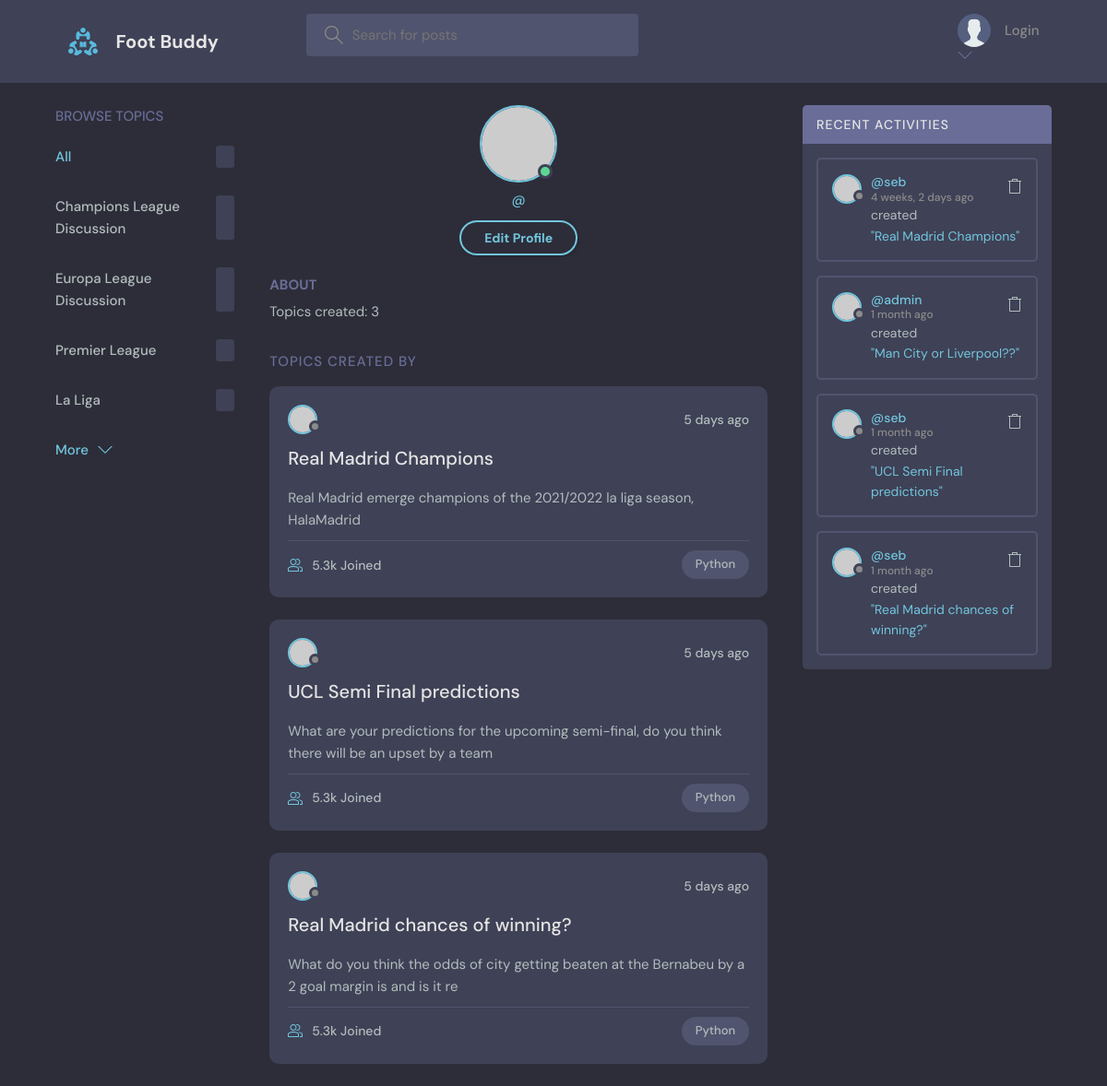
The page /user/2/ on the database its author committed.
### footbuddyapp/models.py (models this page shows, shortened)
class Room(models.Model):
    name = models.CharField(max_length=200)
    mod = models.ForeignKey(User,null=True, on_delete=models.SET_NULL)
    updated = models.DateTimeField(auto_now=True)
    created = models.DateTimeField(auto_now_add=True)
    description = models.TextField()

class Topic(models.Model):
    creator = models.ForeignKey(User, on_delete=models.CASCADE)
    room =  models.ForeignKey(Room, on_delete=models.CASCADE)
    title = models.TextField()
    body = models.TextField()
    updated = models.DateTimeField(auto_now=True)
    created = models.DateTimeField(auto_now_add=True)
    class Meta:
        ordering = ['-updated', '-created']
    def __str__(self):
        return self.body[0:100]

### footbuddyapp/views.py (the view)
# urls.py: path('user/<str:pk>/', views.userProfile, name="user-profile"),
def userProfile(request, pk):
    user = User.objects.get(id=pk)
    topic = Topic.objects.get(id=pk)
    user_topic = user.topic_set.all()
    topicx = Topic.objects.all()
    roomx = Room.objects.all()
    context = {'user_topic':user_topic, 'topicx':topicx, 'roomx':roomx, 'topic':topic}
    return render(request, 'profile.html', context)

### templates/profile.html (shortened to what this page needs)
{% include 'main.html' %}
  <main class="profile-page layout layout--3">
    <div class="container">
      <div class="topics">
        <div class="topics__header">
          <h2>Browse Topics</h2>
        </div>
        <ul class="topics__list">
          <li>
            <a href="/" class="active">All <span></span></a>
          </li>
          {% for room in roomx %}
          <li>
            <a href="/">{{room.name}} <span></span></a>
          </li>
          {% endfor %}
        </ul>
        <button class="btn btn--link" href="/">
          More
          <svg version="1.1" xmlns="http://www.w3.org/2000/svg" width="32" height="32" viewBox="0 0 32 32">
            <title>chevron-down</title>
            <path d="M16 21l-13-13h-3l16 16 16-16h-3l-13 13z"></path>
          </svg>
        </button>
      </div>
      <div class="roomList">
        <div class="profile">
          <div class="profile__avatar">
            <div class="avatar avatar--large active">
              <img src="https://randomuser.me/api/portraits/men/11.jpg" />
            </div>
          </div>
          <div class="profile__info">
            <p>@{{user.username}}</p>
            <a href="edit-user.html" class="btn btn--main btn--pill">Edit Profile</a>
          </div>
          <div class="profile__about">
            <h3>About</h3>
            <p>
             Topics created: {{user_topic.count}}
            </p>
          </div>
        </div>
        <div class="roomList__header">
          <div>
            <h2>Topics created by {{user.username}}</a>
            </h2>
          </div>
        </div>
        {% for topic in user_topic %}
        <div class="roomListRoom">
          <div class="roomListRoom__header">
            <a href="profile.html" class="roomListRoom__author">
              <div class="avatar avatar--small">
                <img src="https://randomuser.me/api/portraits/women/11.jpg" />
              </div>
            </a>
            <div class="roomListRoom__actions">
              <span>5 days ago</span>
            </div>
          </div>
          <div class="roomListRoom__content">
            <a href="room.html">{{topic.title}}</a>
            <p>
              {{topic}}
            </p>
          </div>
          <div class="roomListRoom__meta">
            <a href="room.html" class="roomListRoom__joined">
              5.3k Joined
            </a>
            <p class="roomListRoom__topic">Python</p>
          </div>
        </div>
        {% endfor %}
      </div>
      <div class="activities">
        <div class="activities__header">
          <h2>Recent Activities</h2>
        </div>
        {% for topic in topicx|slice:"10" %}
        <div class="activities__box">
          <div class="activities__boxHeader roomListRoom__header">
            <a href="{% url 'user-profile' user.id %}" class="roomListRoom__author">
              <div class="avatar avatar--small">
                <img src="https://randomuser.me/api/portraits/women/11.jpg" />
              </div>
              <p>
                @{{topic.creator}}
                <span>{{topic.created|timesince}} ago</span>
              </p>
            </a>
            <div class="roomListRoom__actions">
              <a href="#">
              </a>
            </div>
          </div>
          <div class="activities__boxContent">
            <p>created <a href="room.html">"{{topic.title}}"</a></p>
          </div>
        </div>
        {% endfor %}
      </div>
    </div>
  </main>

### templates/main.html (shortened to what this page needs)
{% load static  %}
<!DOCTYPE html>
<html lang="en">
  <head>
    <link rel="stylesheet" href="{% static 'style.css' %}" />
  </head>
  <body>
    <header class="header header--loggedIn">
      <div class="container">
        <a href="/" class="header__logo">
        <img src="{% static 'images/logo.svg' %}" />
          <h1>Foot Buddy</h1>
        </a>
        <form class="header__search">
          <label>
            <input placeholder="Search for posts" />
          </label>
        </form>
        <nav class="header__menu">
          {% if request.user.is_authenticated %}
          <a href="#">
            <div class="avatar avatar--medium active">
              <img src="https://randomuser.me/api/portraits/men/37.jpg" />
            </div>
            <p>{{request.user.username}}<span>@{{request.user.username}}</span></p>
            {%else%}
            <a href="{% url 'login' %}">
              <img src="./assets/avatar.svg" />
              <p>Login</p>
            </a>
          {% endif %}
            <svg
              version="1.1"
              xmlns="http://www.w3.org/2000/svg"
              width="32"
              height="32"
              viewBox="0 0 32 32"
            >
              <title>chevron-down</title>
              <path d="M16 21l-13-13h-3l16 16 16-16h-3l-13 13z"></path>
            </svg>
        </nav>
      </div>
    </header>

### rows shown on the page
Room: name "Champions League Discussion"
Room: name "Europa League Discussion"
Room: name "Premier League"
Room: name "La Liga"
Topic: title "Real Madrid Champions", body "Real Madrid emerge champions of the 2021/2022 la liga season, HalaMadrid", creator "seb", created "4 weeks, 2 days"
Topic: title "UCL Semi Final predictions", body "What are your predictions for the upcoming semi-final, do you think there will be an upset by a team", creator "seb", created "1 month"
Topic: title "Real Madrid chances of winning?", body "What do you think the odds of city getting beaten at the Bernabeu by a 2 goal margin is and is it re", creator "seb", created "1 month"
Topic: creator "admin", created "1 month", title "Man City or Liverpool??"

### other values the page prints
{{ user_topic.count }} "3"
